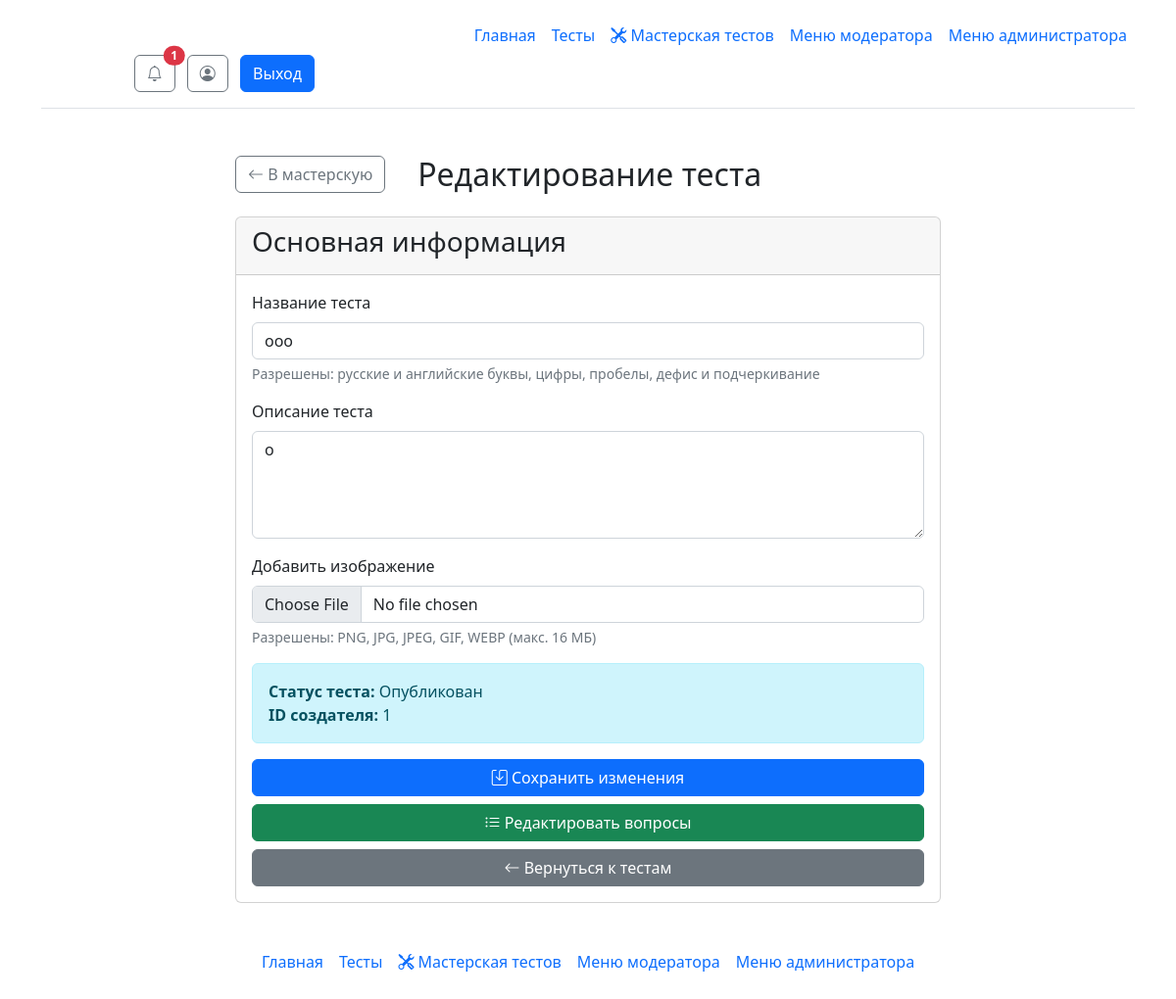
The page /edit-test/8 (signed in) on the database as committed earlier.
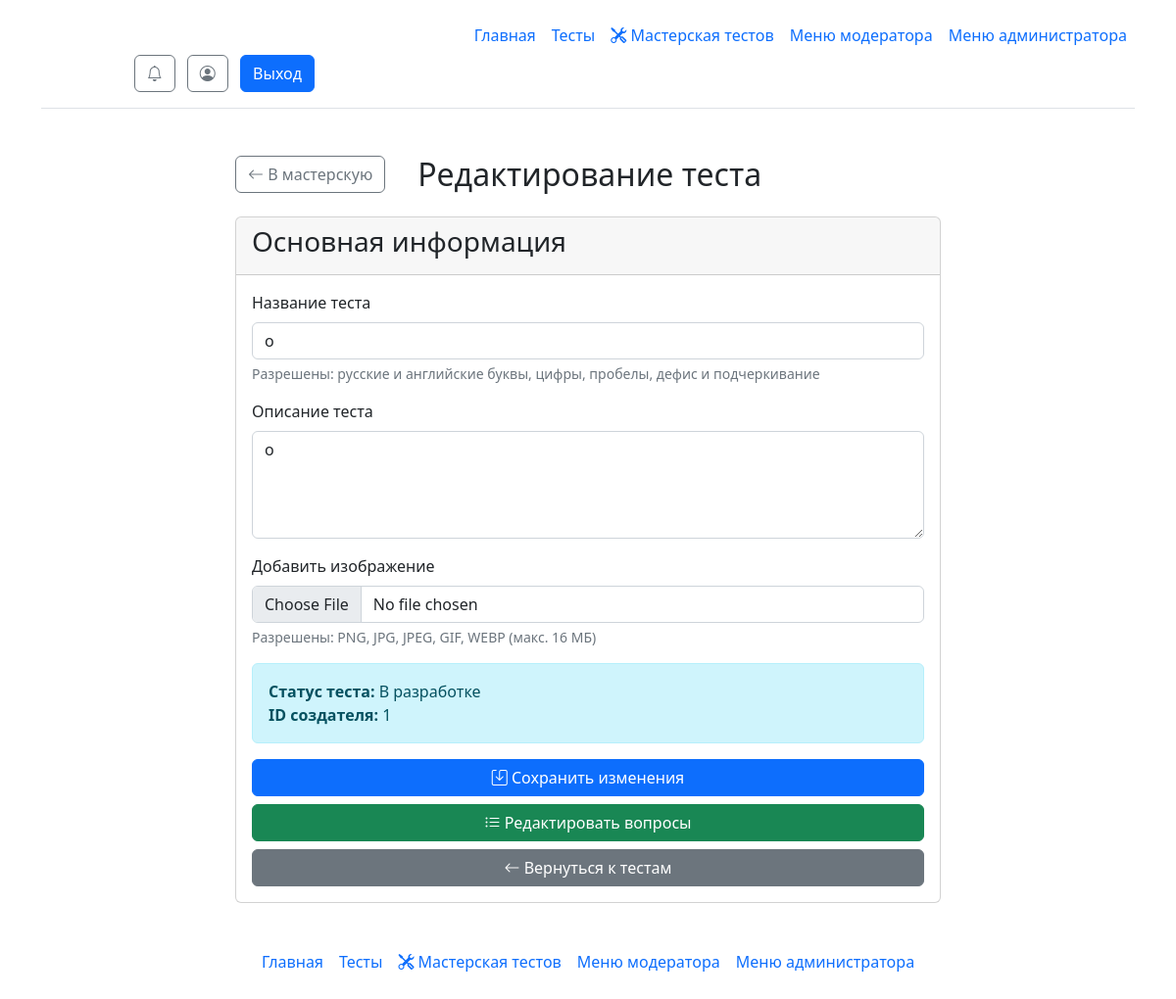
The same page on the database as committed later.
### __init__.py (models this page shows)
class Tests(db.Model):
    test_id = db.Column(db.Integer, primary_key=True)
    test_id_creator = db.Column(db.Integer)
    test_name = db.Column(db.String)
    test_description = db.Column(db.String)
    test_status = db.Column(db.Integer)
    test_image= db.Column(db.String)

### __init__.py (the view)
@app.route('/edit-test/<int:test_id>')
@login_required
def edit_test(test_id):
    test = Tests.query.get(test_id)
    if not test:
        flash("Тест не найден!", 'danger')
        return redirect("/tests")
    if test.test_id_creator != current_user.id and current_user.admin < 1:
        flash("У вас нет прав для редактирования этого теста!", 'danger')
        return redirect("/tests")
    comments = TestComments.query.filter_by(tc_test_id=test.test_id).order_by(TestComments.tc_created_at.desc()).all()
    return render_template("edit_test.html", test=test, comments=comments)

### __init__.py (called while the page is built, shortened)
@app.template_filter('get_unread_notifications_count')
def get_unread_notifications_count(user_id):
    return Notifications.query.filter_by(n_user_id=user_id, n_is_read=False).count()

@app.before_request
def check_must_rate_test():
    excluded_paths = ['/test/', '/static/', '/logout']

@manager.user_loader
def load_user(user_id):
    return db.session.get(User, user_id)

### templates/edit_test.html (shortened to what this page needs)
{% extends 'base.html' %}
{% block main %}
<div class="container mt-4">
    <div class="row">
        <div class="col-md-8 mx-auto">
            <div class="d-flex justify-content-between align-items-center mb-4">
                <a href="/workshop" class="btn btn-outline-secondary">
                    <i class="bi bi-arrow-left"></i> В мастерскую
                </a>
                <h2 class="mb-0">Редактирование теста</h2>
            </div>
            <div class="card">
                <div class="card-header">
                    <h3>Основная информация</h3>
                </div>
                <div class="card-body">
                    <form method="POST" action="{{ url_for('update_test', test_id=test.test_id) }}" enctype="multipart/form-data"
                          {% if test.test_status == 2 and current_user.admin < 1 %}onsubmit="return confirm('Вы уверены? Тест будет отправлен на повторную проверку модератором.');"{% endif %}>
                        <div class="mb-3">
                            <label for="test_name" class="form-label">Название теста</label>
                            <input type="text"
                                   class="form-control"
                                   id="test_name"
                                   name="test_name"
                                   value="{{ test.test_name }}"
                                   required>
                            <div class="form-text">Разрешены: русские и английские буквы, цифры, пробелы, дефис и подчеркивание</div>
                        </div>
                        <div class="mb-3">
                            <label for="test_description" class="form-label">Описание теста</label>
                            <textarea class="form-control"
                                      id="test_description"
                                      name="test_description"
                                      rows="4"
                                      required>{{ test.test_description }}</textarea>
                        </div>
                        <div class="mb-3">
                            <label for="test_image" class="form-label">
                                {% if test.test_image %}Заменить изображение{% else %}Добавить изображение{% endif %}
                            </label>
                            <input type="file"
                                   class="form-control"
                                   id="test_image"
                                   name="test_image"
                                   accept="image/*">
                            <div class="form-text">Разрешены: PNG, JPG, JPEG, GIF, WEBP (макс. 16 МБ)</div>
                        </div>
                        <div class="alert alert-info">
                            <strong>Статус теста:</strong>
                            {% if test.test_status == 0 %}В разработке
                            {% elif test.test_status == 1 %}На проверке
                            {% elif test.test_status == 2 %}Опубликован
                            {% endif %}
                            <br>
                            <strong>ID создателя:</strong> {{ test.test_id_creator }}
                        </div>
                        <div class="d-grid gap-2">
                            <button type="submit" class="btn btn-primary">
                                <i class="bi bi-save"></i> Сохранить изменения
                            </button>
                            <a href="{{ url_for('edit_test_questions', test_id=test.test_id) }}"
                               class="btn btn-success">
                                <i class="bi bi-list-ul"></i> Редактировать вопросы
                            </a>
                            <a href="/tests" class="btn btn-secondary">
                                <i class="bi bi-arrow-left"></i> Вернуться к тестам
                            </a>
                        </div>
                    </form>
                </div>
            </div>
        </div>
    </div>
</div>
{% endblock %}

Rows that differ between the two databases and show on the page:
changed Tests: test_name "ооо" → "о"
Other text that changed with them:
{{ unread_count if unread_count < 100 else '99+' }}: "1" → (not shown)
text no longer shown: "Опубликован"
text now shown: "В разработке"
